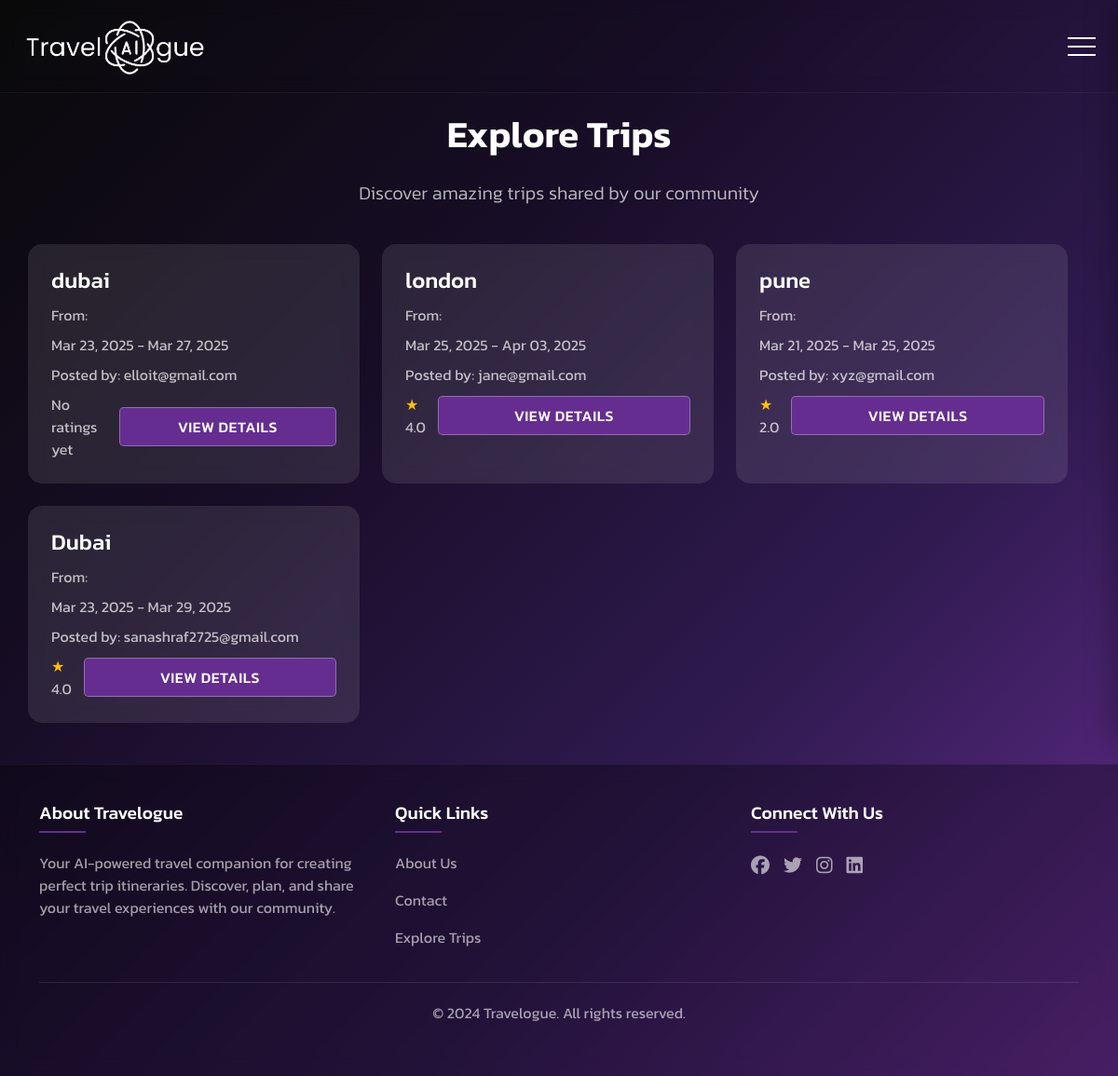
Page /explore/ (signed in) on the earlier database version.
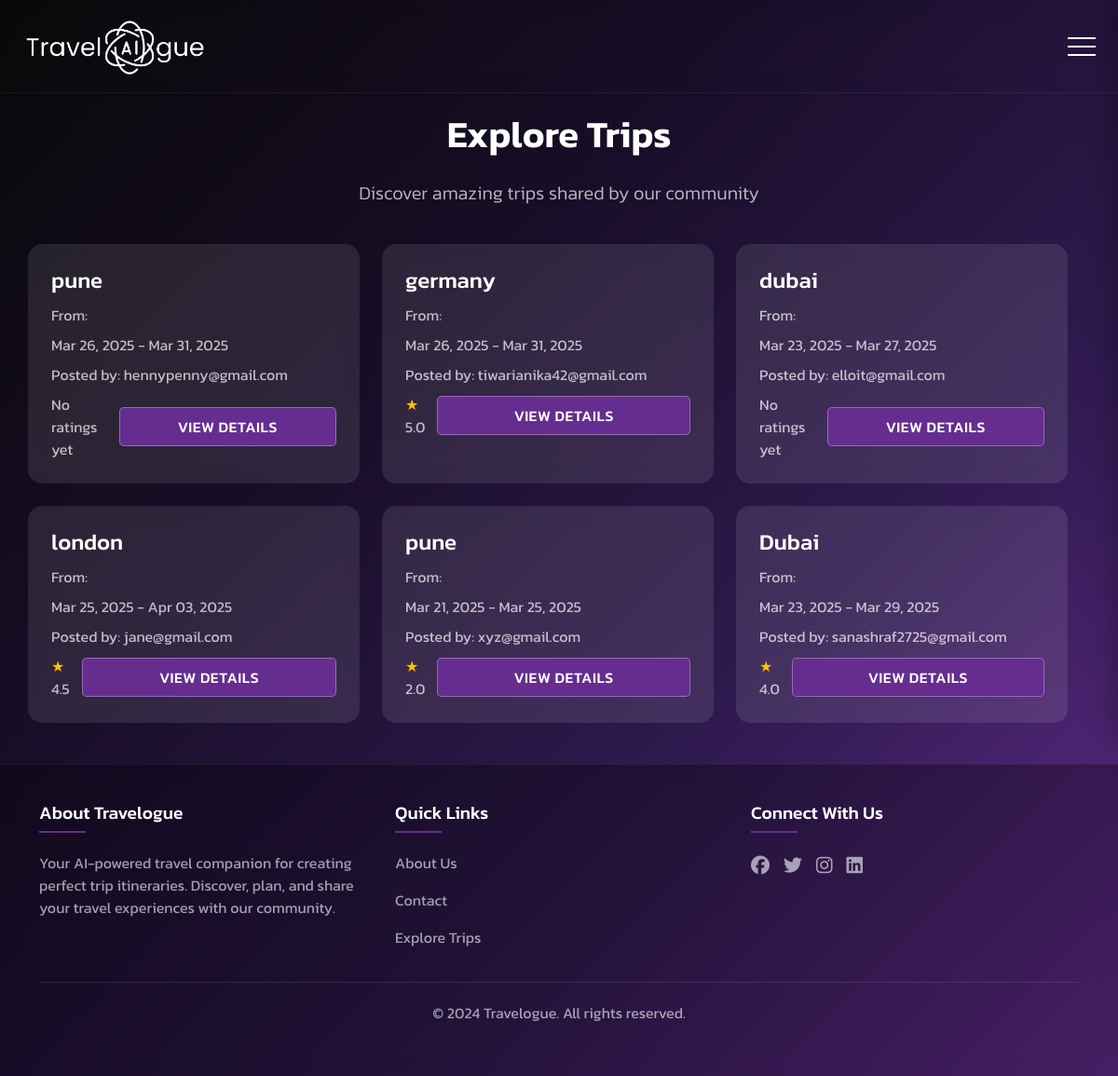
Same page on the later database version.
### trips/models.py (models this page shows, shortened)
class Trip(models.Model):
    TRIP_TYPES = [
        ('COUPLE', 'Couple'),
        ('FRIENDS', 'Friends'),
        ('FAMILY', 'Family'),
    ]
    user = models.ForeignKey(User, on_delete=models.CASCADE)
    start_location = models.CharField(max_length=255)
    destination = models.CharField(max_length=255)
    start_date = models.DateField()
    end_date = models.DateField()
    interested_activities = models.TextField()
    trip_type = models.CharField(max_length=10, choices=TRIP_TYPES)
    number_of_people = models.IntegerField()
    created_at = models.DateTimeField(default=timezone.now)
    trip_plan = models.JSONField(null=True, blank=True)
    is_saved = models.BooleanField(default=False)
    is_posted = models.BooleanField(default=False)
    posted_at = models.DateTimeField(null=True, blank=True)
    @property
    def average_rating(self):
        return self.ratings.aggregate(Avg('rating'))['rating__avg'] or 0.0

class User(AbstractUser):
    username = None
    email = models.EmailField(unique=True)
    first_name = models.CharField(max_length=30, blank=True)
    last_name = models.CharField(max_length=30, blank=True)
    USERNAME_FIELD = 'email'
    REQUIRED_FIELDS = []
    objects = CustomUserManager()

### trips/views.py (the view)
# urls.py: path('explore/', views.explore_trips, name='explore_trips'),
@login_required
def explore_trips(request):
    posted_trips = Trip.objects.filter(is_posted=True).order_by('-posted_at')
    return render(request, 'trips/explore_trips.html', {'trips': posted_trips})

### templates/trips/explore_trips.html (shortened to what this page needs)
{% extends 'base.html' %}
{% block content %}
<link rel="stylesheet" href="https://cdnjs.cloudflare.com/ajax/libs/font-awesome/6.5.1/css/all.min.css">
<div class="row">
    <div class="col-md-12 mb-4">
        <div class="explore-header">
            <h1 class="text-center mb-4">Explore Trips</h1>
            <p class="text-center lead">Discover amazing trips shared by our community</p>
        </div>
    </div>
    {% if trips %}
    <div class="row">
        {% for trip in trips %}
        <div class="col-md-4 mb-4">
            <div class="trip-card">
                <h3 class="trip-title">{{ trip.destination }}</h3>
                <p class="trip-from">From: {{ trip.origin }}</p>
                <p class="trip-dates">{{ trip.start_date|date:"M d, Y" }} - {{ trip.end_date|date:"M d, Y" }}</p>
                <p class="trip-posted">Posted by: {{ trip.user.email }}</p>
                <div class="d-flex justify-content-between align-items-center">
                    <div class="rating">
                        {% if trip.average_rating %}
                            <span class="text-warning">★</span> {{ trip.average_rating|floatformat:1 }}
                        {% else %}
                            No ratings yet
                        {% endif %}
                    </div>
                    <a href="{% url 'trips:view_trip' trip.id %}" class="btn btn-outline-light view-details">VIEW DETAILS</a>
                </div>
            </div>
        </div>
        {% endfor %}
    </div>
    {% else %}
    <div class="text-center">
        <p class="lead">No trips have been shared yet.</p>
        <a href="{% url 'trips:plan_trip' %}" class="btn btn-primary">Plan a Trip</a>
    </div>
    {% endif %}
</div>
{% endblock %}

### templates/base.html (shortened to what this page needs)
{% load static %}
<!DOCTYPE html>
<html lang="en">
<head>
    <link href="https://cdn.jsdelivr.net/npm/bootstrap@5.3.0/dist/css/bootstrap.min.css" rel="stylesheet">
    <link rel="stylesheet" href="https://cdnjs.cloudflare.com/ajax/libs/font-awesome/5.15.4/css/all.min.css">
</head>
<body>
    <header class="header">
        <div class="header-container">
            <a href="{% url 'trips:home' %}" class="logo-container">
                <img src="{% static 'images/logos.png' %}" alt="Travelogue Logo" width="200" height=auto>
            </a>
            <div class="hamburger-menu">
                <span></span>
                <span></span>
                <span></span>
            </div>
        </div>
    </header>
    <div class="container main-content">
        {% block content %}
        {% endblock %}
    </div>
    <footer class="footer">
        <div class="container">
            <div class="footer-content">
                <div class="footer-section">
                    <h3>About Travelogue</h3>
                    <p>Your AI-powered travel companion for creating perfect trip itineraries. Discover, plan, and share your travel experiences with our community.</p>
                </div>
                <div class="footer-section">
                    <h3>Quick Links</h3>
                    <p><a href="{% url 'trips:about' %}">About Us</a></p>
                    <p><a href="{% url 'trips:contact' %}">Contact</a></p>
                    <p><a href="{% url 'trips:explore_trips' %}">Explore Trips</a></p>
                </div>
                <div class="footer-section">
                    <h3>Connect With Us</h3>
                    <div class="social-links">
                        <a href="#"><i class="fab fa-facebook"></i></a>
                        <a href="#"><i class="fab fa-twitter"></i></a>
                        <a href="#"><i class="fab fa-instagram"></i></a>
                        <a href="#"><i class="fab fa-linkedin"></i></a>
                    </div>
                </div>
            </div>
            <div class="footer-bottom">
                <p>&copy; 2024 Travelogue. All rights reserved.</p>
            </div>
        </div>
    </footer>
</body>
</html>

### templates/base.html (style rules this page uses)
:root { --primary-color: #652D90; --primary-hover: #4a2169; --text-color: #ffffff; --text-muted: rgba(255, 255, 255, 0.6); --card-bg: rgba(255, 255, 255, 0.1); --card-border: rgba(255, 255, 255, 0.1); }
body { font-family: 'Kanit', sans-serif; background: linear-gradient(135deg, #090909, #170D26, #301A50, #652D90); background-attachment:fixed; background-size:cover; min-height: 100vh; color: var(--text-color); display: flex; flex-direction: column; }
.main-content { flex: 1 0 auto; padding: 20px 0; animation: fadeIn 0.5s ease-out; }
.header { padding: 1rem 0; position: relative; z-index: 1000; backdrop-filter: blur(10px); border-bottom: 1px solid rgba(255, 255, 255, 0.05); }
.header-container { display: flex; justify-content: space-between; align-items: center; padding: 0 1.5rem; }
.logo-container { display: flex; align-items: center; gap: 5px; text-decoration: none; color: var(--text-color); transition: transform 0.3s ease; }
.hamburger-menu { width: 30px; height: 20px; position: relative; cursor: pointer; z-index: 1002; transition: all 0.3s ease; }
.hamburger-menu span { display: block; position: absolute; height: 2px; width: 100%; background: white; transition: .25s ease-in-out; }
.hamburger-menu span:nth-child(1) { top: 0px; }
.hamburger-menu span:nth-child(2) { top: 9px; }
.hamburger-menu span:nth-child(3) { top: 18px; }
.btn { border-radius: 8px; padding: 0.5rem 1.5rem; font-weight: 500; letter-spacing: 0.5px; transition: all 0.3s ease; background: var(--primary-color); display: block; display: flex; justify-content: center; align-items: center; width: 100%; }
.footer { background: rgba(0, 0, 0, 0.3); padding: 40px 0; margin-top: auto; backdrop-filter: blur(10px); border-top: 1px solid rgba(255, 255, 255, 0.05); }
.footer-content { display: flex; justify-content: space-between; align-items: start; flex-wrap: wrap; gap: 30px; }
.footer-section { flex: 1; min-width: 250px; }
.footer-section h3 { color: var(--text-color); font-size: 1.2rem; margin-bottom: 20px; font-weight: 500; position: relative; padding-bottom: 10px; }
.footer-section h3::after { content: ''; position: absolute; bottom: 0; left: 0; width: 50px; height: 2px; background: var(--primary-color); }
.footer-section p, .footer-section a { color: var(--text-muted); text-decoration: none; transition: color 0.3s ease; }
.footer-bottom { text-align: center; padding-top: 20px; margin-top: 20px; border-top: 1px solid rgba(255, 255, 255, 0.1); color: var(--text-muted); }
.social-links { display: flex; gap: 15px; margin-top: 15px; }
.social-links a { color: var(--text-muted); font-size: 20px; transition: all 0.3s ease; }

### templates/trips/explore_trips.html (style rules this page uses)
.explore-header h1 { color: white; font-weight: 600; }
.explore-header p { color: rgba(255, 255, 255, 0.7); }
.trip-card { background: rgba(255, 255, 255, 0.1); border-radius: 15px; padding: 25px; backdrop-filter: blur(10px); transition: all 0.3s ease; height: 100%; }
.trip-title { color: white; font-size: 1.5rem; margin-bottom: 10px; }
.trip-from, .trip-dates, .trip-posted { color: rgba(255, 255, 255, 0.7); margin-bottom: 8px; }
.view-details { border: 1px solid rgba(255, 255, 255, 0.3); color: white; padding: 8px 20px; border-radius: 5px; transition: all 0.3s ease; text-decoration: none; }
.rating { color: rgba(255, 255, 255, 0.7); }

Differences in the rows shown:
added Trip: destination "pune", start_date "Mar 26, 2025", end_date "Mar 31, 2025", user.email "hennypenny@gmail.com", shows "No ratings yet"
now on this page (row edited): Trip: destination "germany", start_date "Mar 26, 2025", end_date "Mar 31, 2025", user.email "tiwarianika42@gmail.com", average_rating "5.0"
computed for Trip "london": average_rating "4.0" → "4.5"
